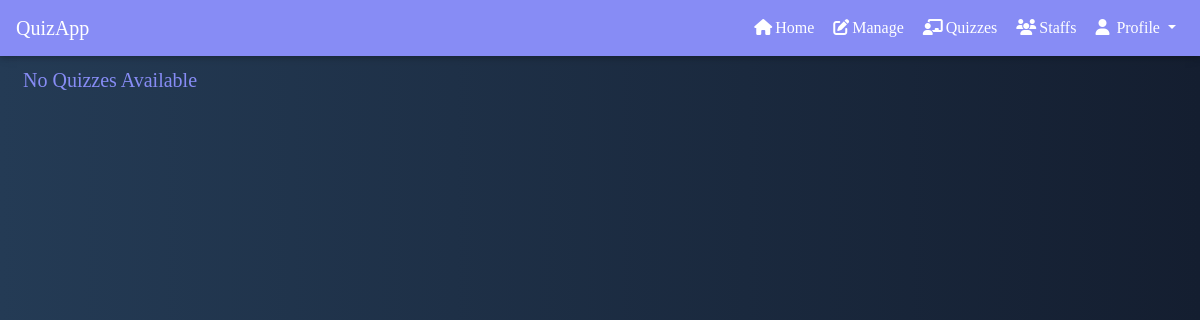
The app's page /staff/quizzes/ (signed in), older data.
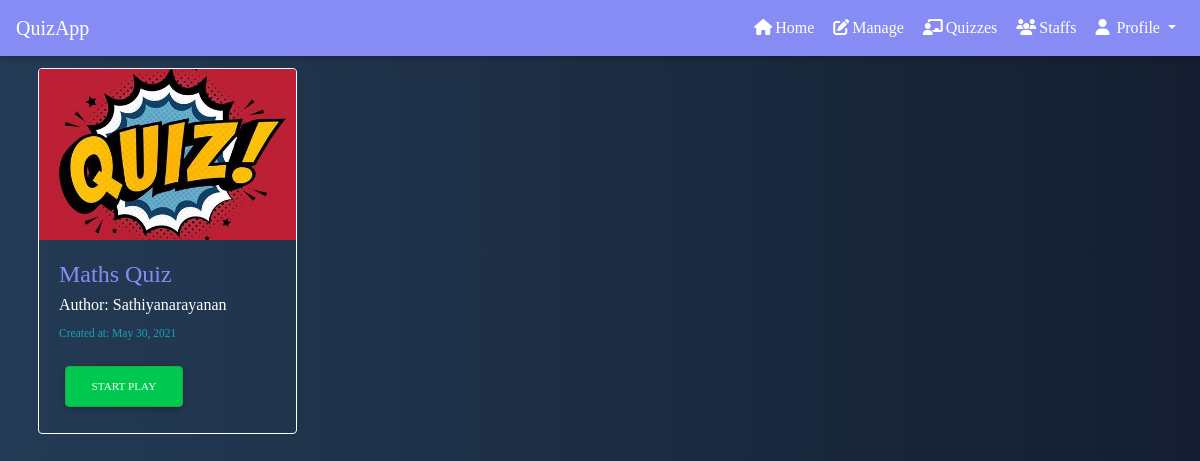
The same page, newer data.
### quiz/models.py (models this page shows, shortened)
class QuizModel(models.Model):
    quiz_name = models.CharField(max_length=200)
    author = models.CharField(max_length=200)
    created_at = models.DateField(auto_now_add=True)

### quiz/views.py (the view)
# urls.py: path('quizzes/',QuizPlayers.student_quizzes,name='quizzes'),
    @login_required
    def student_quizzes(request):
        return render(
            request,
            "student/student_quizzes.html",
            {"quizzes": QuizModel.objects.all()},
        )

### quiz/templates/student/student_quizzes.html (shortened to what this page needs)
{% extends 'index.html' %} {% block content %} {% load static %}
<div class="container p-2">
  <div class="quiz_cards row row-cols-1 row-cols-md-4 g-4">
    {% if quizzes %} {% for quiz in quizzes %}
    <div class="col">
      <div class="card bg-transparent border-white animated zoomInLeft">
        <div class="view overlay">
          <img
            class="card-img-top"
            src="{% static 'images/quiz.jpg' %}"
            alt="Card image cap"
          />
        </div>
        <div class="card-body">
          <h4 class="card-title heading-main">{{quiz.quiz_name}}</h4>
          <h6 class="card-subtitle mb-2 text-white">Author: {{quiz.author}}</h6>
          <p class="card-text">
            <small class="text-info">Created at: {{quiz.created_at}}</small>
          </p>
          <a
            type="button"
            href="{% url 'play-quiz' quiz.id  0 %}"
            class="btn btn-success btn-md"
            >Start Play</a
          >
        </div>
      </div>
    </div>
    {% endfor %} {% else %}
    <h5 class="heading-main">No Quizzes Available</h5>
    {% endif %}
  </div>
</div>
{% endblock %}

Row changes from the older to the newer data that the page shows:
added QuizModel: quiz_name "Maths Quiz", author "Sathiyanarayanan", created_at "May 30, 2021"
Text that changed along with them:
text no longer shown: "No Quizzes Available"
